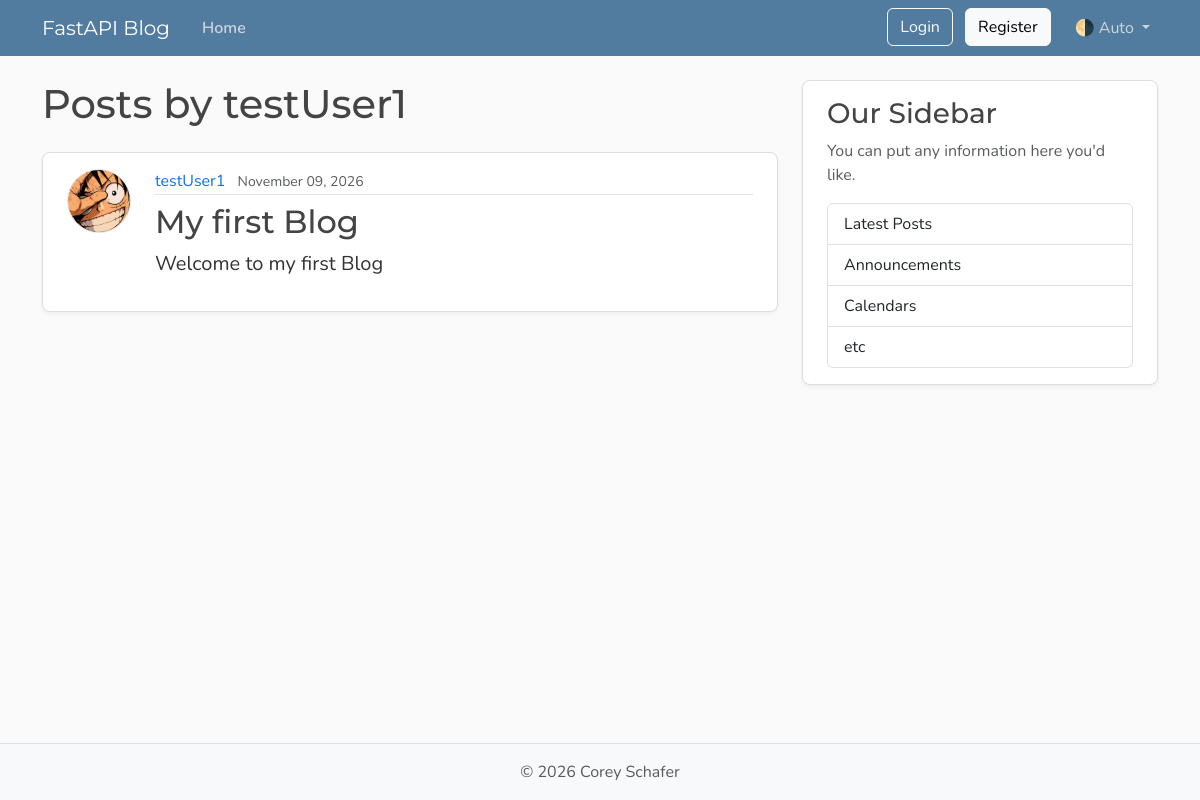
The page /users/3/posts on the database its author committed.
### models.py (models this page shows, shortened)
class User(Base):
    __tablename__ = "users"
    id: Mapped[int] = mapped_column(Integer, primary_key=True, index=True)
    username: Mapped[str] = mapped_column(String(50), unique=True, nullable=False)
    email: Mapped[str] = mapped_column(String(120), unique=True, nullable=False)
    password_hash: Mapped[str] = mapped_column(String(200), nullable=False)
    image_file: Mapped[str | None] = mapped_column(
        String(200),
        nullable=True,
        default=None,
    )
    posts: Mapped[list[Post]] = relationship(
        back_populates="author",
        cascade="all, delete-orphan",
    )

class Post(Base):
    __tablename__ = "posts"
    id: Mapped[int] = mapped_column(Integer, primary_key=True, index=True)
    title: Mapped[str] = mapped_column(String(100), nullable=False)
    content: Mapped[str] = mapped_column(Text, nullable=False)
    user_id: Mapped[int] = mapped_column(
        ForeignKey("users.id"),
        nullable=False,
        index=True,
    )
    date_posted: Mapped[datetime] = mapped_column(
        DateTime(timezone=True),
        default=lambda: datetime.now(UTC),
    )
    author: Mapped[User] = relationship(back_populates="posts")

### main.py (the view)
@app.get("/users/{user_id}/posts", include_in_schema=False, name="user_posts")
async def user_posts_page(
    request: Request,
    user_id: int,
    db: Annotated[AsyncSession, Depends(get_db)],
):
    result = await db.execute(select(models.User).where(models.User.id == user_id))
    user = result.scalars().first()
    if not user:
        raise HTTPException(
            status_code=status.HTTP_404_NOT_FOUND,
            detail="User not found",
        )
    result = await db.execute(
        select(models.Post)
        .options(selectinload(models.Post.author))
        .where(models.Post.user_id == user_id)
        .order_by(models.Post.date_posted.desc()),
    )
    posts = result.scalars().all()
    return templates.TemplateResponse(
        request,
        "user_posts.html",
        {"posts": posts, "user": user, "title": f"{user.username}'s Posts"},
    )

### templates/user_posts.html
{% extends "layout.html" %}
{% block content %}
  <h1 class="mb-4">Posts by {{ user.username }}</h1>
  {% for post in posts %}
    <article class="content-section py-3 px-4 mb-4">
      <div class="d-flex align-items-start gap-4">
        <img class="rounded-circle article-img flex-shrink-0"
             src="{{ post.author.image_path }}"
             alt="{{ post.author.username }}'s profile picture"
             width="64"
             height="64"
             loading="lazy">
        <div class="flex-grow-1">
          <div class="article-metadata mb-2">
            <a class="me-2"
               href="{{ url_for('user_posts', user_id=post.author.id) }}">{{ post.author.username }}</a>
            <small class="text-body-secondary">{{ post.date_posted.strftime("%B %d, %Y") }}</small>
          </div>
          <h2>
            <a class="article-title"
               href="{{ url_for('post_page', post_id=post.id) }}">{{ post.title }}</a>
          </h2>
          <p class="article-content">{{ post.content }}</p>
        </div>
      </div>
    </article>
  {% else %}
    <p class="text-body-secondary">No posts by this user yet.</p>
  {% endfor %}
{% endblock content %}

### static/css/main.css (style rules this page uses)
:root { --font-heading: "Montserrat", system-ui, -apple-system, BlinkMacSystemFont, sans-serif; --font-body: "Nunito", system-ui, -apple-system, BlinkMacSystemFont, sans-serif; --color-bg-body: #fafafa; --color-bg-content: #ffffff; --color-text-primary: #333333; --color-text-heading: #444444; --color-steel: #527c9f; --color-nav-link: #cbd5db; --color-nav-link-hover: #ffffff; --color-link-hover: #428bca; --color-border: #dddddd; --color-border-light: #e3e3e3; --spacing-xl: 5rem; --article-img-size: 4rem; --account-img-size: 7.813rem; }
body { font-family: var(--font-body); background: var(--color-bg-body); color: var(--color-text-primary); }
h1, h2, h3, h4, h5, h6 { font-family: var(--font-heading); color: var(--color-text-heading); }
a { text-decoration: none; }
.content-section { background: var(--color-bg-content); border: 1px solid var(--color-border); border-radius: 0.5rem; box-shadow: 0 2px 4px rgba(15, 23, 42, 0.05); transition: box-shadow 0.15s ease, transform 0.15s ease, border-color 0.15s ease; }
.article-title { color: var(--color-text-heading); transition: color 0.2s ease-in-out; }
.article-content { white-space: pre-line; font-size: 1.25rem; }
.article-img { height: var(--article-img-size); width: var(--article-img-size); flex-shrink: 0; object-fit: cover; border: 1px solid var(--color-border-light); box-shadow: 0 0 0 2px var(--color-bg-content); }
.article-metadata { padding-bottom: 0.063rem; border-bottom: 1px solid var(--color-border-light); }
.article-metadata a { transition: color 0.2s ease-in-out; }

### rows shown on the page
User: username "testUser1"
Post: author.username "testUser1", date_posted "November 09, 2026", title "My first Blog", content "Welcome to my first Blog"
